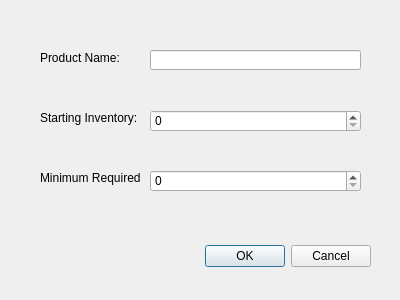
<?xml version="1.0" encoding="UTF-8"?>
<ui version="4.0">
 <class>DialogAddProduct</class>
 <widget class="QDialog" name="DialogAddProduct">
  <property name="geometry">
   <rect>
    <x>0</x>
    <y>0</y>
    <width>400</width>
    <height>300</height>
   </rect>
  </property>
  <property name="windowTitle">
   <string>Dialog</string>
  </property>
  <widget class="QDialogButtonBox" name="buttonBox">
   <property name="geometry">
    <rect>
     <x>30</x>
     <y>240</y>
     <width>341</width>
     <height>32</height>
    </rect>
   </property>
   <property name="orientation">
    <enum>Qt::Horizontal</enum>
   </property>
   <property name="standardButtons">
    <set>QDialogButtonBox::Cancel|QDialogButtonBox::Ok</set>
   </property>
  </widget>
  <widget class="QLabel" name="label_productName">
   <property name="geometry">
    <rect>
     <x>40</x>
     <y>50</y>
     <width>91</width>
     <height>16</height>
    </rect>
   </property>
   <property name="text">
    <string>Product Name:</string>
   </property>
  </widget>
  <widget class="QLineEdit" name="lineEdit_productName">
   <property name="geometry">
    <rect>
     <x>150</x>
     <y>50</y>
     <width>211</width>
     <height>20</height>
    </rect>
   </property>
  </widget>
  <widget class="QLabel" name="label_startingInventory">
   <property name="geometry">
    <rect>
     <x>40</x>
     <y>110</y>
     <width>101</width>
     <height>16</height>
    </rect>
   </property>
   <property name="text">
    <string>Starting Inventory:</string>
   </property>
  </widget>
  <widget class="QSpinBox" name="spinBox_startingInventory">
   <property name="geometry">
    <rect>
     <x>150</x>
     <y>110</y>
     <width>211</width>
     <height>22</height>
    </rect>
   </property>
  </widget>
  <widget class="QLabel" name="label_minimumRequired">
   <property name="geometry">
    <rect>
     <x>40</x>
     <y>170</y>
     <width>101</width>
     <height>16</height>
    </rect>
   </property>
   <property name="text">
    <string>Minimum Required:</string>
   </property>
  </widget>
  <widget class="QSpinBox" name="spinBox_minimumRequired">
   <property name="geometry">
    <rect>
     <x>150</x>
     <y>170</y>
     <width>211</width>
     <height>22</height>
    </rect>
   </property>
  </widget>
 </widget>
 <resources/>
 <connections>
  <connection>
   <sender>buttonBox</sender>
   <signal>accepted()</signal>
   <receiver>DialogAddProduct</receiver>
   <slot>accept()</slot>
   <hints>
    <hint type="sourcelabel">
     <x>248</x>
     <y>254</y>
    </hint>
    <hint type="destinationlabel">
     <x>157</x>
     <y>274</y>
    </hint>
   </hints>
  </connection>
  <connection>
   <sender>buttonBox</sender>
   <signal>rejected()</signal>
   <receiver>DialogAddProduct</receiver>
   <slot>reject()</slot>
   <hints>
    <hint type="sourcelabel">
     <x>316</x>
     <y>260</y>
    </hint>
    <hint type="destinationlabel">
     <x>286</x>
     <y>274</y>
    </hint>
   </hints>
  </connection>
 </connections>
</ui>
